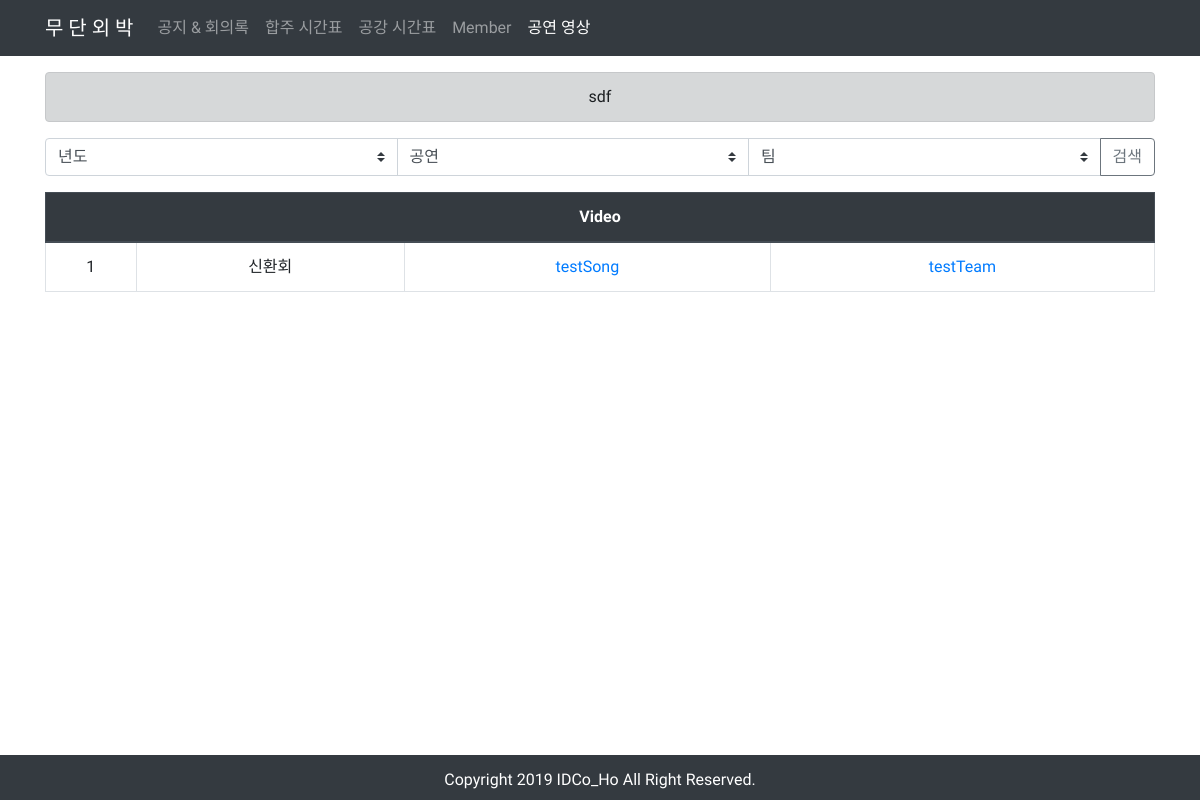
Screenshot of /videos/ with the database file from the repository.
### notices/models.py (models this page shows)
class Onenotice(models.Model):
    content = models.TextField()

### videos/models.py (models this page shows, shortened)
class Video(models.Model):
    song_title = models.TextField()
    song_band = models.CharField(max_length=30)
    concert = models.ForeignKey(Concert, on_delete=models.CASCADE)
    year = models.ForeignKey(Year, on_delete=models.CASCADE)
    url = models.TextField()
    team = models.ForeignKey(Team, on_delete=models.CASCADE)
    class Meta:
        ordering = ['-year_id', 'concert_id', 'team_id']

class Year(models.Model):
    name = models.IntegerField()

class Concert(models.Model):
    name = models.CharField(max_length=5)

class Team(models.Model):
    name = models.CharField(max_length=30)
    team_members = models.ManyToManyField(Member, related_name='member_videoteam', blank=True)

### videos/views.py (the view)
# urls.py: path('', views.list, name='list'),
def list(request):
    onenotice = get_object_or_404(Onenotice, pk=1)
    years = Year.objects.all()
    concerts = Concert.objects.all()
    teams = Team.objects.all()
    if request.method == 'POST':
        search_year = request.POST.get('search_year')
        search_concert = request.POST.get('search_concert')
        search_team = request.POST.get('search_team')
        if search_year == 'all' and search_concert == 'all' and search_team == 'all':
            videos = Video.objects.all()
        if search_year != 'all' and search_concert != 'all' and search_team != 'all':
            videos = Video.objects.filter(
                year_id=search_year, concert_id=search_concert, team_id=search_team).order_by('-year')
        if search_year != 'all' and search_concert == 'all' and search_team == 'all':
            videos = Video.objects.filter(year_id=search_year)
        if search_year == 'all' and search_concert != 'all' and search_team == 'all':
            videos = Video.objects.filter(concert_id=search_concert)
        if search_year == 'all' and search_concert == 'all' and search_team != 'all':
            videos = Video.objects.filter(team_id=search_team)
        if search_year != 'all' and search_concert != 'all' and search_team == 'all':
            videos = Video.objects.filter(
                year_id=search_year, concert_id=search_concert)
        if search_year == 'all' and search_concert != 'all' and search_team != 'all':
            videos = Video.objects.filter(
                concert_id=search_concert, team_id=search_team)
        if search_year != 'all' and search_concert == 'all' and search_team != 'all':
            videos = Video.objects.filter(
                team_id=search_team, year_id=search_year)
    else:
        last_year = Year.objects.all().last()
        videos = Video.objects.filter(year_id=last_year.id)
    context = {'onenotice': onenotice, 'videos': videos,
               'teams': teams, 'years': years, 'concerts': concerts}
    return render(request, 'videos/list.html', context)

### videos/templates/videos/list.html (shortened to what this page needs)
{% extends 'base.html' %}
{% block body %}
<div class="container">
    <form method="POST">
            <div class="input-group mb-3">
        <select class="custom-select" name="search_year" value="년도">
            <option value="all">년도</option>
        </select>
        <select class="custom-select" name="search_concert" value="공연">
            <option value="all">공연</option>
        </select>
        <select class="custom-select" name="search_team" value="팀">
            <option value="all">팀</option>
        </select>
        <div class="input-group-append">
        <input type="submit" role="btn" class="btn btn-outline-secondary" value="검색">
        </div>
        </div>
    </form>
    <table class="table table-hover table-bordered text-center mt-2">
        <thead class="thead-dark">
            <tr>
            <th scope="col" colspan="4">Video</th>
            </tr>
        </thead>
        <tbody>
            {% if videos %}
            {% for video in videos %}
            <tr>
            <td class="px-1">{{ video.year.name }}</td>
            <td class="px-1" style="white-space: nowrap; overflow: hidden; text-overflow: ellipsis;">{{ video.concert.name }}</td>
            <td class="px-1" style="word-break:break-all" ><a href="{% url 'videos:watch' video.pk %}">{{ video.song_title }}</a></td>
            <td class="px-1"><a href="{% url 'videos:detail' video.team.pk %}">{{ video.team.name }}</a></td>
            </tr>
            {% endfor %}
            {% else %}
            <tr>
                <td colspan="4" class="text-center">검색 결과가 없습니다.</td>
            </tr>
            {% endif %}
        </tbody>
    </table>
</div>
{% endblock %}

### mudan_web/templates/base.html (shortened to what this page needs)
<!DOCTYPE html>
<html lang="en">
{% load pwa %}
{% load static %}
<head>
    <link rel="stylesheet" href="https://stackpath.bootstrapcdn.com/bootstrap/4.3.1/css/bootstrap.min.css">
    <link rel="stylesheet" href="https://use.fontawesome.com/releases/v5.8.2/css/all.css">
</head>
<body>
    <nav class="sticky-top navbar navbar-dark bg-dark navbar-expand-lg navbar-light bg-light mb-3">
        <div class="container">
            <a class="navbar-brand" href="#">무 단 외 박</a>
            <div class="collapse navbar-collapse" id="navbarNavAltMarkup">
                <div class="navbar-nav">
                <a class="nav-item nav-link {% if request.path == '/notices/' %}active{% endif %}" href="{% url 'notices:list' %}">공지 & 회의록</a>
                <a class="nav-item nav-link {% if request.path == '/worktimes/'%}active{% endif %}" href="{% url 'worktimes:list' %}">합주 시간표</a>
                <a class="nav-item nav-link {% if request.path == '/freetimes/'%}active{% endif %}" href="{% url 'freetimes:list' %}">공강 시간표</a>
                <a class="nav-item nav-link {% if request.path == '/members/'%}active{% endif %}" href="{% url 'members:list' %}">Member</a>
                <a class="nav-item nav-link {% if request.path == '/videos/'%}active{% endif %}" href="{% url 'videos:list' %}">공연 영상</a>
            </div>
        </div>
    </nav>
    <div class="container">
        <div class="alert alert-dark text-center" role="alert">
            {{ onenotice.content }}
        </div>
    </div>
    {% block body %}
    {% endblock %}
    <div class="mb-5 pb-5"></div>
    <div class="fixed-bottom">
        <nav class="navbar" style="background-color: #343A40;">
            <div class="container">
                <p style="text-align: center; color:white; width:100%; padding-top: 5px; margin-bottom: 0;">Copyright 2019 IDCo_Ho All Right Reserved.</p>
            </div>
        </nav>
    </div>
</body>
</html>

### mudan_web/templates/base.html (style rules this page uses)
body { font-family: 'Sunflower', 'Open Sans', 'Noto Sans TC', 'Noto Sans JP', sans-serif; white-space: normal; }

### rows the page displays
Onenotice: content "sdf"
Video: year.name "1", concert.name "신환회", song_title "testSong", team.name "testTeam"
